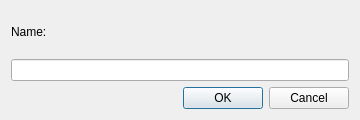
<?xml version="1.0" encoding="UTF-8"?>
<ui version="4.0">
 <class>SaveFunctionName</class>
 <widget class="QDialog" name="SaveFunctionName">
  <property name="geometry"><rect><x>0</x><y>0</y><width>360</width><height>120</height></rect></property>
  <property name="windowTitle"><string>Name of the Function</string></property>
  <layout class="QVBoxLayout" name="saveNameLayout">
   <item>
    <widget class="QLabel" name="saveNameLabel"><property name="text"><string>Name:</string></property></widget>
   </item>
   <item>
    <widget class="QLineEdit" name="saveFunctionName"/>
   </item>
   <item>
    <widget class="QDialogButtonBox" name="buttonBox">
     <property name="standardButtons"><set>QDialogButtonBox::Cancel|QDialogButtonBox::Ok</set></property>
    </widget>
   </item>
  </layout>
 </widget>
 <resources/>
 <connections/>
</ui>
